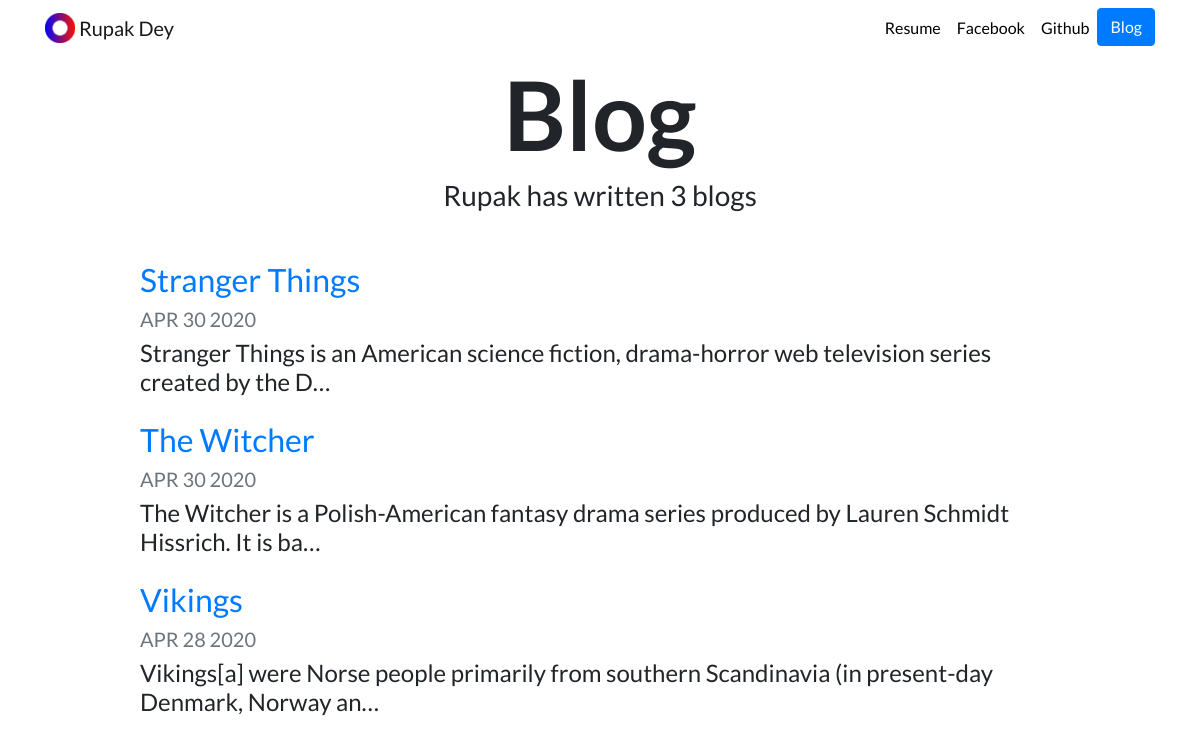
Screenshot of /blog/ with the database file from the repository.
### blog/models.py (models this page shows, shortened)
class Blog(models.Model):
        title = models.CharField(max_length=100)
        description = models.TextField()
        date = models.DateField()

### blog/views.py (the view)
# urls.py: path('', views.all_blogs, name='all_blogs'),
def all_blogs(request):
    blogs = Blog.objects.order_by('-date')[:5]
    return render(request, 'blog/all_blogs.html', {'blogs': blogs})

### blog/templates/blog/all_blogs.html
{% extends "portfolio/base.html" %}
{% load static %}
{% block content %}
<h1 id="blogtitle" class="font-weight-bold text-center">Blog</h1>
<h3 class="text-center mb-5">Rupak has written {{ blogs.count }} blog{{ blogs.count|pluralize }}</h3>
{% for blog in blogs %}
<div class="row justify-content-center my-3">
  <div class="col-md-10">
    <a href="{% url 'blog:detail' blog.id %}">
      <h2>{{ blog.title }}</h2>
    </a>
    <h5 class="text-muted">{{ blog.date|date:'M d Y'|upper }}</h5>
    <h4>{{ blog.description|striptags|truncatechars:100 }}</h4>
  </div>
</div>
{% endfor %}
{% endblock %}

### portfolio/static/portfolio/custom.css (style rules this page uses)
body { font-family: 'Lato', sans-serif; }
#blogtitle { font-size: 6rem; }

### rows the page displays
Blog: title "Stranger Things", date "APR 30 2020", description "Stranger Things is an American science fiction, drama-horror web television series created by the D…"
Blog: title "The Witcher", date "APR 30 2020", description "The Witcher is a Polish-American fantasy drama series produced by Lauren Schmidt Hissrich. It is ba…"
Blog: title "Vikings", date "APR 28 2020", description "Vikings[a] were Norse people primarily from southern Scandinavia (in present-day Denmark, Norway an…"

### other values shown
{{ blogs.count }} "3"
